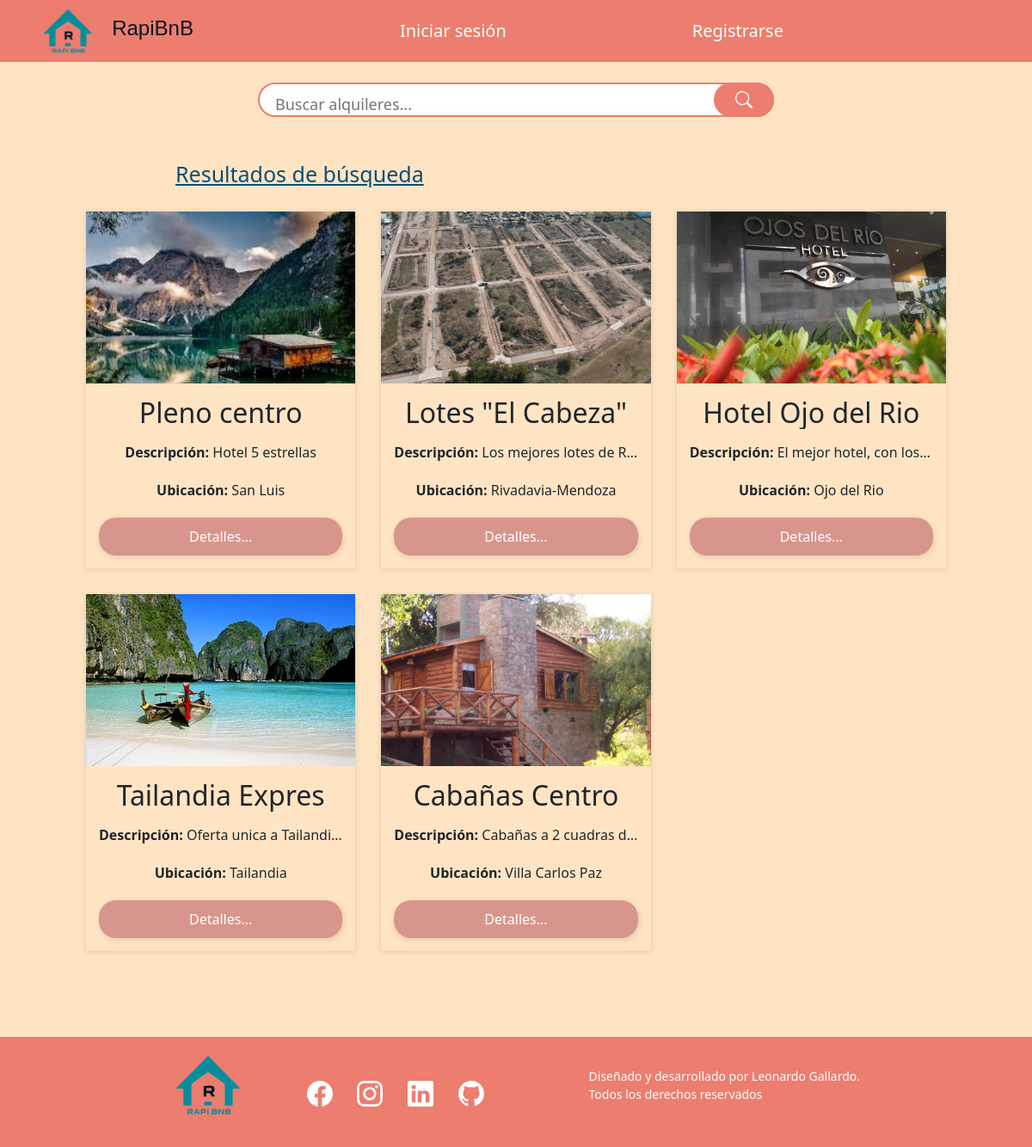
The page /procesarBuscador.php on the database its author committed.
### tables this page shows
CREATE TABLE `alquileres` (
  `ID` int(11) NOT NULL,
  `Titulo` varchar(255) NOT NULL,
  `Descripcion` text DEFAULT NULL,
  `Ubicacion` text DEFAULT NULL,
  `Etiquetas` text DEFAULT NULL,
  `GaleriaFotos` text DEFAULT NULL,
  `ListadoServicios` text DEFAULT NULL,
  `CostoAlquilerPorDia` decimal(10,2) NOT NULL,
  `TiempoMinimoPermanencia` int(11) DEFAULT NULL,
  `TiempoMaximoPermanencia` int(11) DEFAULT NULL,
  `Cupo` int(11) DEFAULT NULL,
  `FechaInicio` date DEFAULT NULL,
  `FechaFin` date DEFAULT NULL,
  `UsuarioID` int(11) DEFAULT NULL,
  `FechaPublicacion` datetime DEFAULT NULL,
  `FechaVisible` datetime DEFAULT NULL,
  `FechaActualizacion` datetime DEFAULT NULL
);

### procesarBuscador.php (the view, shortened to what this page needs)
<?php
require_once 'header.php';
require_once 'buscador.php';
?>
<!DOCTYPE html>
<html lang="en">
<head>
    <link rel="stylesheet" href="estilo/body.css">
    <link rel="stylesheet" href="https://maxcdn.bootstrapcdn.com/bootstrap/4.0.0/css/bootstrap.min.css">
</head>
<body>
<section class="post-link">
<br><br>
    <div class="destacados"><u>Resultados de búsqueda</u></div>
    <br>
    <div class="content recientes-content">
        <?php
        $terminoBusqueda = $_GET['buscaralquiler'];
$fechaActual = date("Y-m-d");
$sql = "SELECT * FROM alquileres
        WHERE (Titulo LIKE '%$terminoBusqueda%'
               OR Descripcion LIKE '%$terminoBusqueda%'
               OR Ubicacion LIKE '%$terminoBusqueda%'
               OR Etiquetas LIKE '%#$terminoBusqueda%')
          AND (FechaVisible IS NULL OR FechaVisible <= '$fechaActual')
          AND ((FechaInicio IS NULL OR FechaInicio = '0000-00-00' OR FechaInicio <= '$fechaActual')
               AND (FechaFin IS NULL OR FechaFin = '0000-00-00' OR FechaFin >= '$fechaActual'))";
$resultado = mysqli_query($conexion, $sql);
        if ($resultado->num_rows > 0) {
            while ($fila = $resultado->fetch_assoc()) {
                $titulo = $fila['Titulo'];
                $descripcion = $fila['Descripcion'];
                $ubicacion = $fila['Ubicacion'];
                $fotos = explode(',', $fila['GaleriaFotos']);
                    $primeraFoto = $fotos[0];
                ?>
                <article class="post searchable reciente">
                    <div class="post-header">
                        <div class="post-img-1" style="background-image: url('<?php echo $primeraFoto; ?>');"></div>
                    </div>
                    <div class="post-body">
                        <h2 style="white-space: nowrap; overflow: hidden; text-overflow: ellipsis;"><?php echo $titulo; ?></h2>
                        <p style="white-space: nowrap; overflow: hidden; text-overflow: ellipsis;"><b>Descripción:</b> <?php echo $descripcion; ?></p>
                        <p style="white-space: nowrap; overflow: hidden; text-overflow: ellipsis;"><b>Ubicación:</b> <?php echo $ubicacion; ?></p>
                        <a href="detalles.php?id=<?php echo $fila['ID']; ?>" class="post-link">Detalles...</a>
                    </div>
                </article>
                <?php
            }
        } else {
            echo '<div class="no-results"><p class="result-negativo">No se encontraron resultados.</p></div>';
        }
        ?>
    </div>
</section>
    </body>
    </html>
    <?php
    require_once 'footer.php';
    ?>

### estilo/navbar.css (style rules this page uses)
body { background-color: bisque; }

### estilo/body.css (style rules this page uses)
* { margin:0; padding: 0; box-sizing: border-box; }
.destacados { padding-left: 17%; font-size: 25px; font-weight: 500; color:#0C4E73; }
body { font-family: sans-serif; }
.content { display: grid; grid-template-columns: repeat(3,1fr); grid-gap: 30px; max-width: 1000px; margin: auto; }
.post-img-1 { width: 100%; height: 200px; background-size: cover; background-position: center; transition: .2s; }
.post { box-shadow: 0 1px 6px 1px rgba(0,0,0,.1); overflow: hidden; transition: .2s; }
.post-header { width: 100%; height: 200px; overflow: hidden; cursor: pointer; }
.post-img-1 { transform: scale(1.1); }
.post-body { padding: 15px; text-align: center; }
.post-body h2 { margin-bottom: 15px; }
.post-body p { line-height: 1.5; margin-bottom: 20px; }
.post-body .post-link { display: block; text-decoration: none; padding: 10px; background: #D8958C; color:#fff; width: 100%; margin: auto; border-radius: 20px; box-shadow: 1px 2px 6px 1px rgba(0,0,0,.1); transition: .2s; }

### rows shown on the page
alquileres: GaleriaFotos (picture), Titulo "Pleno centro", Descripcion "Hotel 5 estrellas", Ubicacion "San Luis"
alquileres: GaleriaFotos (picture), Titulo "Lotes \"El Cabeza\"", Descripcion "Los mejores lotes de R…", Ubicacion "Rivadavia-Mendoza"
alquileres: GaleriaFotos (picture), Titulo "Hotel Ojo del Rio", Descripcion "El mejor hotel, con los…", Ubicacion "Ojo del Rio"
alquileres: GaleriaFotos (picture), Titulo "Tailandia Expres", Descripcion "Oferta unica a Tailandi…", Ubicacion "Tailandia"
alquileres: shows a picture, Titulo "Cabañas Centro", Descripcion "Cabañas a 2 cuadras…", Ubicacion "Villa Carlos Paz"
